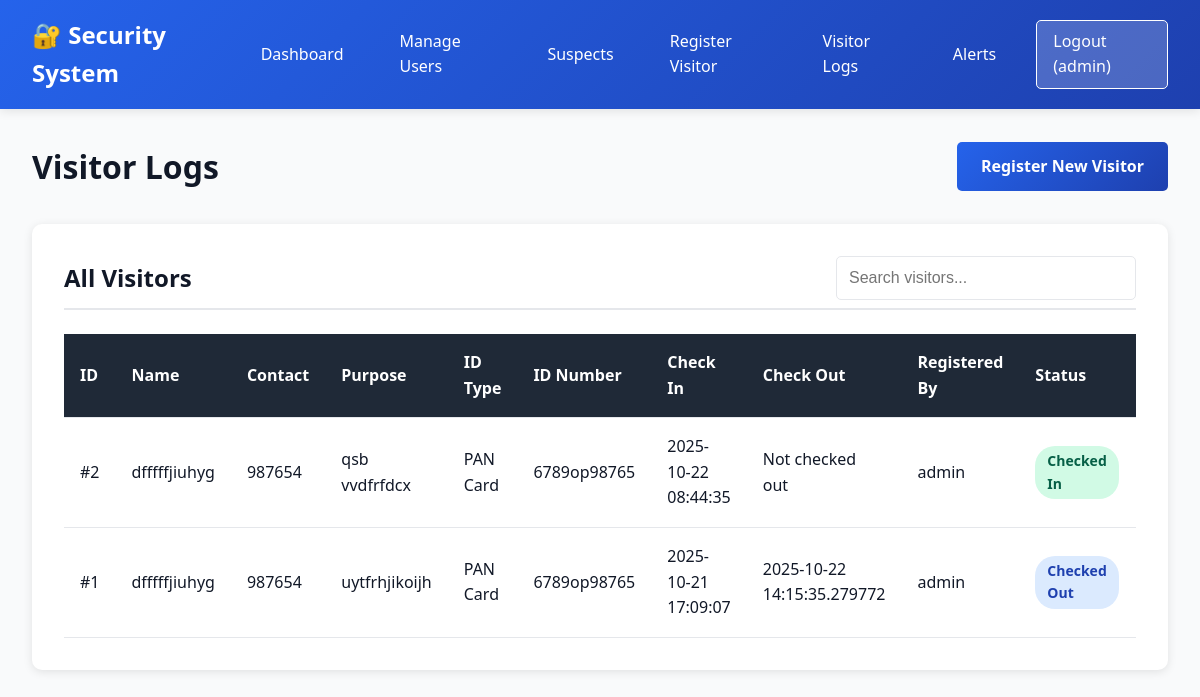
Page /visitor-logs (signed in) on the committed database.
### tables this page shows
CREATE TABLE visitors
                 (id INTEGER PRIMARY KEY AUTOINCREMENT,
                  name TEXT NOT NULL,
                  contact TEXT NOT NULL,
                  purpose TEXT NOT NULL,
                  id_type TEXT NOT NULL,
                  id_number TEXT NOT NULL,
                  check_in TIMESTAMP DEFAULT CURRENT_TIMESTAMP,
                  check_out TIMESTAMP,
                  registered_by TEXT NOT NULL,
                  status TEXT DEFAULT 'checked_in');

### app.py (the view)
@app.route('/visitor-logs')
@login_required
def visitor_logs():
    conn = sqlite3.connect('database.db')
    c = conn.cursor()
    c.execute("SELECT * FROM visitors ORDER BY check_in DESC")
    visitors = c.fetchall()
    conn.close()
    return render_template('visitor_logs.html', visitors=visitors)

### app.py (called while the page is built)
def login_required(f):
    @wraps(f)
    def decorated_function(*args, **kwargs):
        if 'user_id' not in session:
            flash('Please log in to access this page.', 'warning')
            return redirect(url_for('login'))
        return f(*args, **kwargs)
    return decorated_function

### templates/visitor_logs.html (shortened to what this page needs)
<!DOCTYPE html>
<html lang="en">
  <head>
    <link
      rel="stylesheet"
      href="{{ url_for('static', filename='css/style.css') }}"
    />
  </head>
  <body>
    <nav class="navbar">
      <div class="navbar-container">
        <div class="navbar-brand">🔐 Security System</div>
        <div class="navbar-menu">
          {% if session.role == 'admin' %}
          <a href="{{ url_for('admin_dashboard') }}">Dashboard</a>
          <a href="{{ url_for('manage_users') }}">Manage Users</a>
          <a href="{{ url_for('suspect_records') }}">Suspects</a>
          {% else %}
          <a href="{{ url_for('user_dashboard') }}">Dashboard</a>
          {% endif %}
          <a href="{{ url_for('register_visitor') }}">Register Visitor</a>
          <a href="{{ url_for('visitor_logs') }}">Visitor Logs</a>
          <a href="{{ url_for('view_alerts') }}">Alerts</a>
          <a href="{{ url_for('logout') }}" class="btn-logout"
            >Logout ({{ session.username }})</a
          >
        </div>
      </div>
    </nav>
    <div class="container">
      <div class="flex justify-between items-center mb-2">
        <h1>Visitor Logs</h1>
        <a href="{{ url_for('register_visitor') }}" class="btn btn-primary"
          >Register New Visitor</a
        >
      </div>
      <div class="card">
        <div class="card-header flex justify-between items-center">
          <span>All Visitors</span>
          <input
            type="text"
            class="search-input form-control"
            placeholder="Search visitors..."
            style="width: 300px"
          />
        </div>
        {% if visitors %}
        <div class="table-container">
          <table>
            <thead>
              <tr>
                <th>ID</th>
                <th>Name</th>
                <th>Contact</th>
                <th>Purpose</th>
                <th>ID Type</th>
                <th>ID Number</th>
                <th>Check In</th>
                <th>Check Out</th>
                <th>Registered By</th>
                <th>Status</th>
              </tr>
            </thead>
            <tbody>
              {% for visitor in visitors %}
              <tr>
                <td>#{{ visitor[0] }}</td>
                <td>{{ visitor[1] }}</td>
                <td>{{ visitor[2] }}</td>
                <td>{{ visitor[3] }}</td>
                <td>{{ visitor[4] }}</td>
                <td>{{ visitor[5] }}</td>
                <td>{{ visitor[6] }}</td>
                <td>{{ visitor[7] if visitor[7] else 'Not checked out' }}</td>
                <td>{{ visitor[8] }}</td>
                <td>
                  {% if visitor[9] == 'checked_in' %}
                  <span class="badge badge-success">Checked In</span>
                  {% else %}
                  <span class="badge badge-info">Checked Out</span>
                  {% endif %}
                </td>
              </tr>
              {% endfor %}
            </tbody>
          </table>
        </div>
        {% else %}
        <p style="color: var(--text-secondary)">No visitors registered yet.</p>
        {% endif %}
      </div>
    </div>
  </body>
</html>

### static/css/style.css (style rules this page uses)
* { margin: 0; padding: 0; box-sizing: border-box; }
:root { --primary-color: #2563eb; --secondary-color: #1e40af; --success-color: #10b981; --warning-color: #f59e0b; --danger-color: #ef4444; --dark-bg: #1f2937; --light-bg: #f9fafb; --border-color: #e5e7eb; --text-primary: #111827; --text-secondary: #6b7280; }
body { font-family: "Segoe UI", Tahoma, Geneva, Verdana, sans-serif; background-color: var(--light-bg); color: var(--text-primary); line-height: 1.6; }
.navbar { background: linear-gradient( 135deg, var(--primary-color), var(--secondary-color) ); color: white; padding: 1rem 2rem; box-shadow: 0 2px 10px rgba(0, 0, 0, 0.1); }
.navbar-container { max-width: 1400px; margin: 0 auto; display: flex; justify-content: space-between; align-items: center; }
.navbar-brand { font-size: 1.5rem; font-weight: bold; display: flex; align-items: center; gap: 0.5rem; }
.navbar-menu { display: flex; gap: 1.5rem; align-items: center; }
.navbar-menu a { color: white; text-decoration: none; padding: 0.5rem 1rem; border-radius: 5px; transition: background 0.3s; }
.btn-logout { background: rgba(255, 255, 255, 0.2); border: 1px solid white; }
.container { max-width: 1400px; margin: 2rem auto; padding: 0 2rem; }
.card { background: white; border-radius: 10px; padding: 2rem; box-shadow: 0 2px 10px rgba(0, 0, 0, 0.1); margin-bottom: 2rem; }
.card-header { font-size: 1.5rem; font-weight: bold; margin-bottom: 1.5rem; color: var(--text-primary); border-bottom: 2px solid var(--border-color); padding-bottom: 0.5rem; }
.form-control { width: 100%; padding: 0.75rem; border: 1px solid var(--border-color); border-radius: 5px; font-size: 1rem; transition: border-color 0.3s; }
.btn { padding: 0.75rem 1.5rem; border: none; border-radius: 5px; font-size: 1rem; font-weight: 600; cursor: pointer; transition: all 0.3s; text-decoration: none; display: inline-block; }
.btn-primary { background: linear-gradient( 135deg, var(--primary-color), var(--secondary-color) ); color: white; }
.table-container { overflow-x: auto; }
table { width: 100%; border-collapse: collapse; background: white; }
thead { background: var(--dark-bg); color: white; }
th, td { padding: 1rem; text-align: left; border-bottom: 1px solid var(--border-color); }
th { font-weight: 600; }
.badge { display: inline-block; padding: 0.25rem 0.75rem; border-radius: 20px; font-size: 0.875rem; font-weight: 600; }
.badge-success { background: #d1fae5; color: #065f46; }
.badge-info { background: #dbeafe; color: #1e40af; }
.mb-2 { margin-bottom: 2rem; }
.flex { display: flex; }
.justify-between { justify-content: space-between; }
.items-center { align-items: center; }

### rows in the picture
visitors: id "2", name "dfffffjiuhyg", contact "987654", purpose "qsb vvdfrfdcx", id_type "PAN Card", id_number "6789op98765", check_in "2025-10-22 08:44:35", visitor "Not checked out", registered_by "admin", status "Checked In"
visitors: id "1", name "dfffffjiuhyg", contact "987654", purpose "uytfrhjikoijh", id_type "PAN Card", id_number "6789op98765", check_in "2025-10-21 17:09:07", check_out "2025-10-22 14:15:35.279772", registered_by "admin", status "Checked Out"

### other values in the picture
{{ session.username }} "admin"
